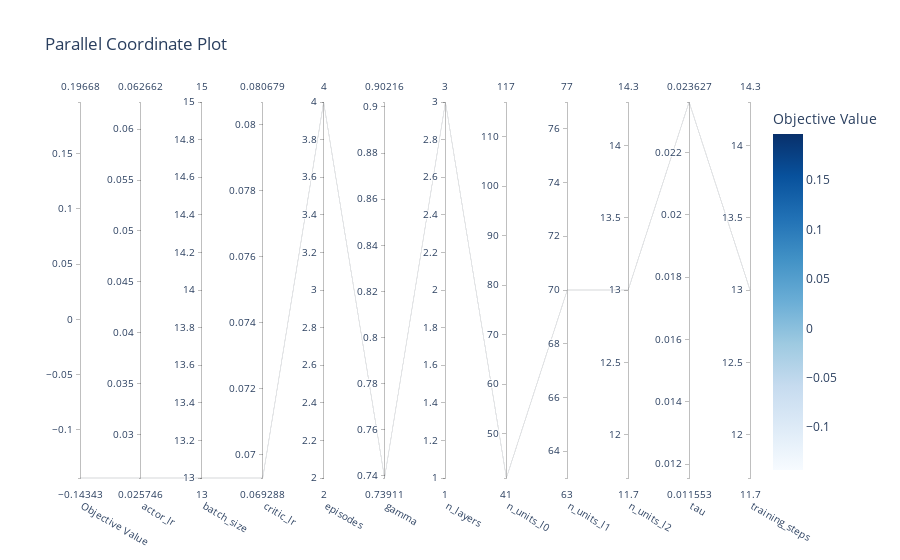

Write notebook code for a chart like this one.
### Code cell
optuna.visualization.plot_parallel_coordinate(study)

### Figure 1 — Plotly figure (JSON) as saved in the notebook; plotly's stock layout.template omitted (floating-point values rounded to 4 significant figures)
{"data": [{"dimensions": [{"label": "Objective Value", "range": [-0.1434, 0.1967], "values": [-0.1434, 0.1967]}, {"label": "actor_lr", "range": [0.02575, 0.06266], "values": [0.02575, 0.06266]}, {"label": "batch_size", "range": [13, 15], "values": [13, 15]}, {"label": "critic_lr", "range": [0.06929, 0.08068], "values": [0.06929, 0.08068]}, {"label": "episodes", "range": [2, 4], "values": [4, 2]}, {"label": "gamma", "range": [0.7391, 0.9022], "values": [0.7391, 0.9022]}, {"label": "n_layers", "range": [1, 3], "values": [3, 1]}, {"label": "n_units_l0", "range": [41, 117], "values": [41, 117]}, {"label": "n_units_l1", "range": [70, 70], "values": [70]}, {"label": "n_units_l2", "range": [13, 13], "values": [13]}, {"label": "tau", "range": [0.01155, 0.02363], "values": [0.02363, 0.01155]}, {"label": "training_steps", "range": [13, 13], "values": [13, 13]}], "labelangle": 30, "labelside": "bottom", "line": {"color": [-0.1434, 0.1967], "colorbar": {"title": {"text": "Objective Value"}}, "colorscale": [[0, "rgb(247,251,255)"], [0.125, "rgb(222,235,247)"], [0.25, "rgb(198,219,239)"], [0.375, "rgb(158,202,225)"], [0.5, "rgb(107,174,214)"], [0.625, "rgb(66,146,198)"], [0.75, "rgb(33,113,181)"], [0.875, "rgb(8,81,156)"], [1, "rgb(8,48,107)"]], "reversescale": false, "showscale": true}, "type": "parcoords"}], "layout": {"title": {"text": "Parallel Coordinate Plot"}}}
